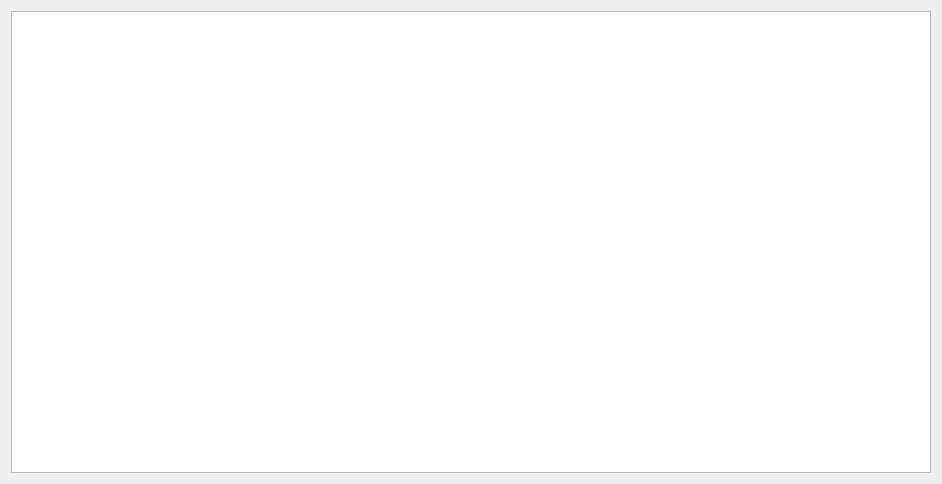
<?xml version="1.0" encoding="UTF-8"?>
<ui version="4.0">
 <class>DeviceLogWidget</class>
 <widget class="QWidget" name="DeviceLogWidget">
  <property name="geometry">
   <rect>
    <x>0</x>
    <y>0</y>
    <width>942</width>
    <height>484</height>
   </rect>
  </property>
  <property name="windowTitle">
   <string>Device log</string>
  </property>
  <layout class="QVBoxLayout" name="verticalLayout">
   <item>
    <widget class="QTextEdit" name="textEdit">
     <property name="readOnly">
      <bool>true</bool>
     </property>
    </widget>
   </item>
  </layout>
 </widget>
 <resources>
  <include location="QtIcons.qrc"/>
 </resources>
 <connections/>
</ui>
